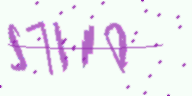
#> input picture low_conf/0319aa96267225396246d3249ce68c743f2c846e.png, 192 x 96 px; its folder holds only this picture in this run
$ python -i image_processing.py   (imports and definitions only)   (older library calls are emulated)
#> lines starting #> are read from the running program, lines starting #| are printed output that depends on the picture; after the words box and inside, x2 and y2 are one past the last pixel; in counts of white or black regions, pixels touching at a corner belong together

from __future__ import annotations

from dataclasses import dataclass
from pathlib import Path
from typing import Iterable, List, Sequence, Tuple, Union

import cv2
import numpy as np

# [9 lines not run here, left out]


@dataclass(frozen=True)
class PreprocConfig:

    ADAPT_BLOCK: int = 31
    ADAPT_C: int = 7
    ERODE_AFTER_BIN: bool = True   # optional 1px shave
    ERODE_KERNEL: Tuple[int, int] = (2, 2)


    DOT_MAX_W: int = 8
    DOT_MAX_H: int = 8
    DOT_MAX_AREA: int = 49
    DOT_MARGIN: int = 2
    DOT_ALLOW_RING_FG: int = 2


    MIN_W: int = 5
    MIN_H: int = 10


    UNDERLINE_WHR: float = 4.0


def load_rgb(img: Union[str, Path, np.ndarray]) -> np.ndarray:

    if isinstance(img, (str, Path)):
        bgr = cv2.imread(str(img), cv2.IMREAD_COLOR)
        if bgr is None:
            raise FileNotFoundError(f"Could not read image: {img}")
        return cv2.cvtColor(bgr, cv2.COLOR_BGR2RGB)
    arr = np.asarray(img)
    if arr.ndim != 3 or arr.shape[2] != 3:
        raise ValueError("Expected an RGB image with shape (H, W, 3).")
    if arr.dtype != np.uint8:
        arr = arr.astype(np.uint8, copy=False)
    return arr


def binarize_thin(img_rgb: np.ndarray, cfg: PreprocConfig) -> Tuple[np.ndarray, np.ndarray]:

    dark = np.min(img_rgb, axis=2).astype(np.uint8)


    bw = cv2.adaptiveThreshold(
        dark, 255,
        cv2.ADAPTIVE_THRESH_MEAN_C, cv2.THRESH_BINARY_INV,
        blockSize=int(cfg.ADAPT_BLOCK) | 1,  # ensure odd
        C=int(cfg.ADAPT_C)
    )

    if cfg.ERODE_AFTER_BIN:
        k = _get_kernel(cfg.ERODE_KERNEL)
        bw = cv2.erode(bw, k, iterations=1)

    return dark, bw


def remove_isolated_dots(bw: np.ndarray, cfg: PreprocConfig) -> Tuple[np.ndarray, int]:

    m = (bw == 255).astype(np.uint8)

    num, labels, stats, _ = cv2.connectedComponentsWithStats(m, connectivity=8)
    H, W = m.shape
    clean = m.copy()
    removed = 0


    integral = cv2.integral(m, sdepth=cv2.CV_32S)

    def sum_rect(x0: int, y0: int, x1: int, y1: int) -> int:

        return int(
            integral[y1, x1] - integral[y0, x1] - integral[y1, x0] + integral[y0, x0]
        )

    for i in range(1, num):
        x, y, w, h, area = stats[i]
        if w > cfg.DOT_MAX_W or h > cfg.DOT_MAX_H or area > cfg.DOT_MAX_AREA:
            continue

        x0 = max(0, x - cfg.DOT_MARGIN)
        y0 = max(0, y - cfg.DOT_MARGIN)
        x1 = min(W, x + w + cfg.DOT_MARGIN)
        y1 = min(H, y + h + cfg.DOT_MARGIN)


        comp_sum = sum_rect(x, y, x + w, y + h)

        win_sum = sum_rect(x0, y0, x1, y1)

        ring_fg = win_sum - comp_sum


        if ring_fg <= cfg.DOT_ALLOW_RING_FG:

            mask = (labels[y:y + h, x:x + w] == i)
            clean[y:y + h, x:x + w][mask] = 0
            removed += 1

    return (clean * 255).astype(np.uint8), removed


def find_components(clean_bw: np.ndarray, cfg: PreprocConfig) -> List[Tuple[int, int, int, int]]:

    m = (clean_bw == 255).astype(np.uint8)
    num, labels, stats, _ = cv2.connectedComponentsWithStats(m, connectivity=8)
    H = m.shape[0]
    boxes: List[Tuple[int, int, int, int]] = []

    for i in range(1, num):  # skip background
        x, y, w, h, area = stats[i]
        if w < cfg.MIN_W or h < cfg.MIN_H:
            continue

        if (w / max(h, 1)) > cfg.UNDERLINE_WHR and y > H // 2:
            continue
        boxes.append((int(x), int(y), int(w), int(h)))

    return boxes


def preprocess_pipeline(
    img: Union[str, Path, np.ndarray],
    cfg: PreprocConfig = PreprocConfig()
) -> Tuple[np.ndarray, np.ndarray, np.ndarray, List[Tuple[int, int, int, int]], int]:

    rgb = load_rgb(img)
    _, bw = binarize_thin(rgb, cfg)
    bw_clean, removed = remove_isolated_dots(bw, cfg)
    boxes = find_components(bw_clean, cfg)
    dark = np.min(rgb, axis=2).astype(np.uint8)
    return rgb, dark, bw_clean, boxes, removed


_kernel_cache: dict[Tuple[int, int], np.ndarray] = {}

def _get_kernel(shape: Tuple[int, int]) -> np.ndarray:
    """Cache small structuring elements to avoid reallocations."""
    if shape not in _kernel_cache:
        _kernel_cache[shape] = np.ones(shape, np.uint8)
    return _kernel_cache[shape]


# [18 lines not run here, left out]

>>> import cv2
>>> picture = cv2.imread('low_conf/0319aa96267225396246d3249ce68c743f2c846e.png')
#> picture is the input picture: shape (96, 192, 3); mean B, G, R 242, 236.3, 238.1
>>> result = preprocess_pipeline(picture)
#> in binarize_thin, `dark = np.min(img_rgb, axis=2).astype(np.uint8)`:
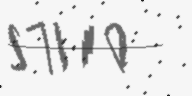
#> dark: shape (96, 192); min 37, max 246, mean 229.7
#> in binarize_thin, `bw = cv2.adaptiveThreshold( dark, 255, cv2.ADAPTIVE_THRESH_MEAN_C, cv2..`:
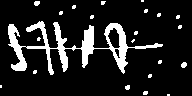
#> bw: shape (96, 192); 13% white; 22 white regions (18 under 20 px), largest, box (x1, y1, x2, y2) and area: (8, 21, 163, 75) 2097, (181, 62, 187, 68) 28, (34, 1, 40, 6) 25, (125, 85, 130, 90) 21
#> in binarize_thin, `bw = cv2.erode(bw, k, iterations=1)`:
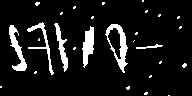
#> bw: shape (96, 192); 9.3% white; 28 white regions (22 under 20 px), largest, box (x1, y1, x2, y2) and area: (105, 24, 128, 73) 392, (9, 25, 27, 71) 316, (82, 26, 94, 68) 303, (27, 22, 54, 75) 241, (54, 23, 68, 72) 237, (136, 44, 163, 49) 56
#> in remove_isolated_dots, `num, labels, stats, _ = cv2.connectedComponentsWithStats(m, connectivi..`:
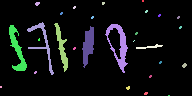
#> labels: shape (96, 192) int32; 29 distinct labels, from 0 to 28; one colour per label, 0 black
#> in remove_isolated_dots, `num, labels, stats, _ = cv2.connectedComponentsWithStats(m, connectivi..`: num = 29; stats = 29 rows, first 6: [0, 0, 192, 96, 16724], [142, 0, 2, 2, 4], [35, 2, 5, 4, 15], [102, 2, 3, 3, 8], [73, 6, 3, 3, 7], [145, 10, 3, 3, 7]
#> in remove_isolated_dots, `integral = cv2.integral(m, sdepth=cv2.CV_32S)`:
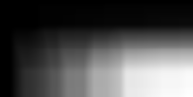
#> integral: shape (97, 193) int32; min 0, max 1708, mean 534; drawn with min black and max white
#> the loop in remove_isolated_dots, `for i in range(1, num):` made 28 passes
#> (x, y, w, h, area) on passes 10, 11, 12, 13, 14, 19: (27, 22, 27, 53, 241), (54, 23, 14, 49, 237), (9, 25, 18, 46, 316), (105, 24, 23, 49, 392), (82, 26, 12, 42, 303), (136, 44, 27, 5, 56)
#> after the loop in remove_isolated_dots, `for i in range(1, num):`:
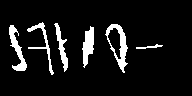
#> clean: shape (96, 192); values 0 (black) and 1 (white), 8.4% white; 6 white regions, box (x1, y1, x2, y2) and area: (105, 24, 128, 73) 392, (9, 25, 27, 71) 316, (82, 26, 94, 68) 303, (27, 22, 54, 75) 241, (54, 23, 68, 72) 237, (136, 44, 163, 49) 56
#> after the loop in remove_isolated_dots, `for i in range(1, num):`: removed = 22
#> in find_components, `num, labels, stats, _ = cv2.connectedComponentsWithStats(m, connectivi..`:
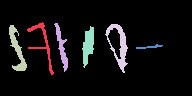
#> labels: shape (96, 192) int32; 7 distinct labels, from 0 to 6; one colour per label, 0 black
#> in find_components, `num, labels, stats, _ = cv2.connectedComponentsWithStats(m, connectivi..`: num = 7; stats = [[0, 0, 192, 96, 16887], [27, 22, 27, 53, 241], [54, 23, 14, 49, 237], [9, 25, 18, 46, 316], [105, 24, 23, 49, 392], [82, 26, 12, 42, 303], [136, 44, 27, 5, 56]]
#> the loop in find_components, `for i in range(1, num):` made 6 passes
#> after the loop in find_components, `for i in range(1, num):`: boxes = [(27, 22, 27, 53), (54, 23, 14, 49), (9, 25, 18, 46), (105, 24, 23, 49), (82, 26, 12, 42)]
#> result = 5 items
